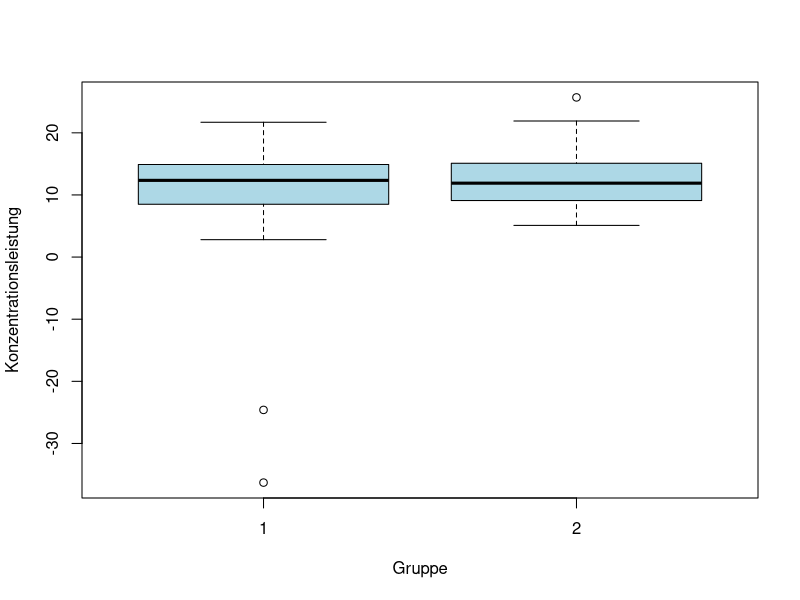
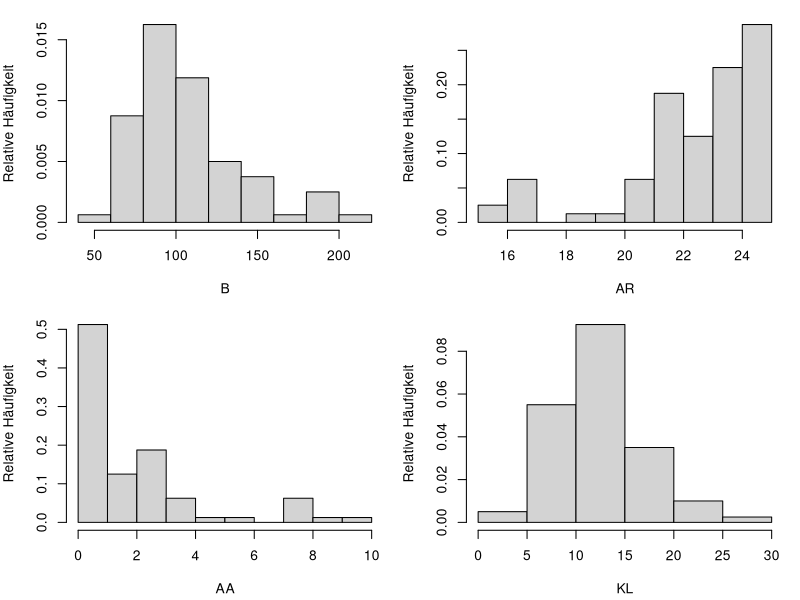
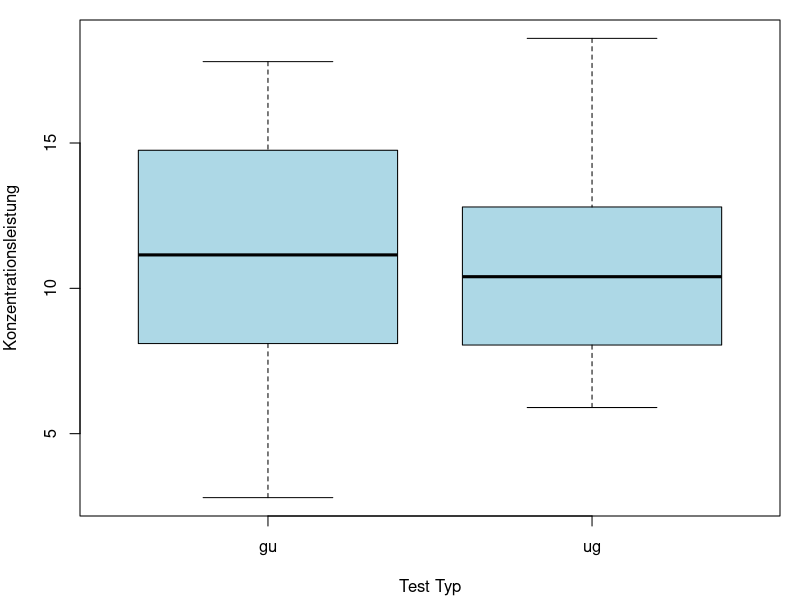
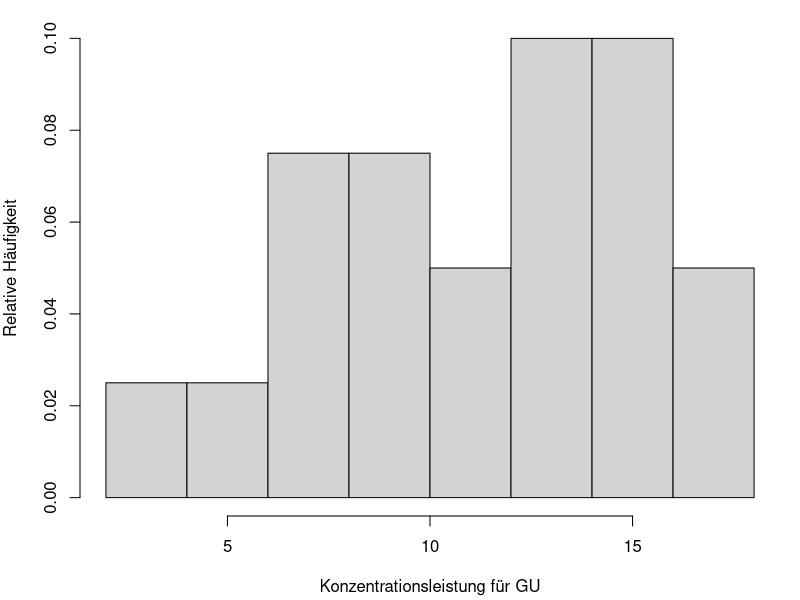
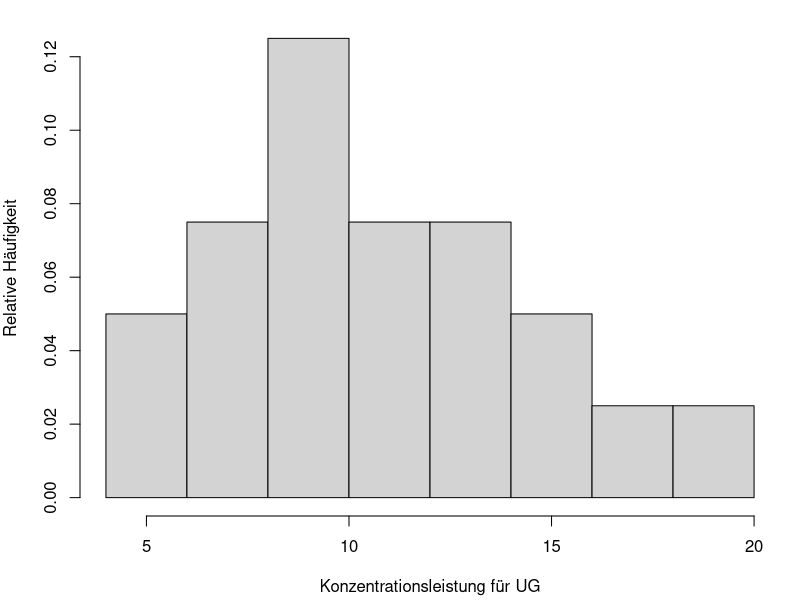
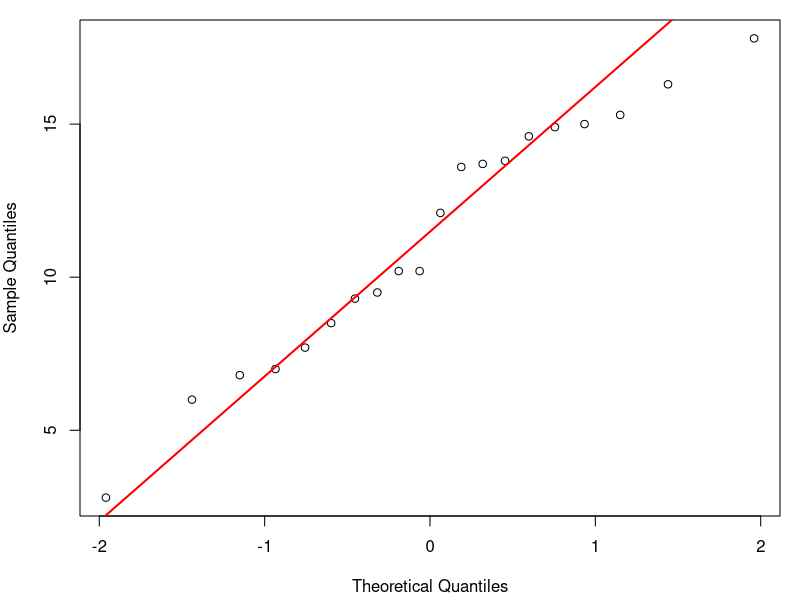
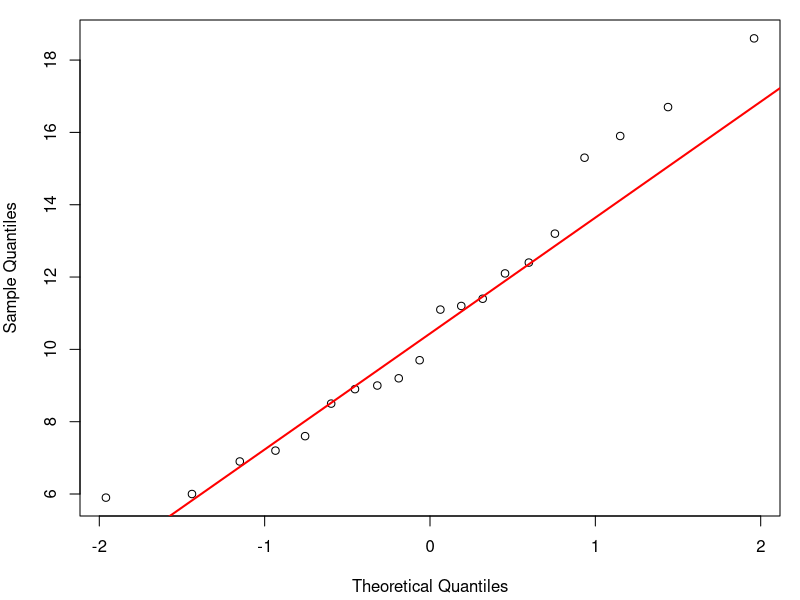
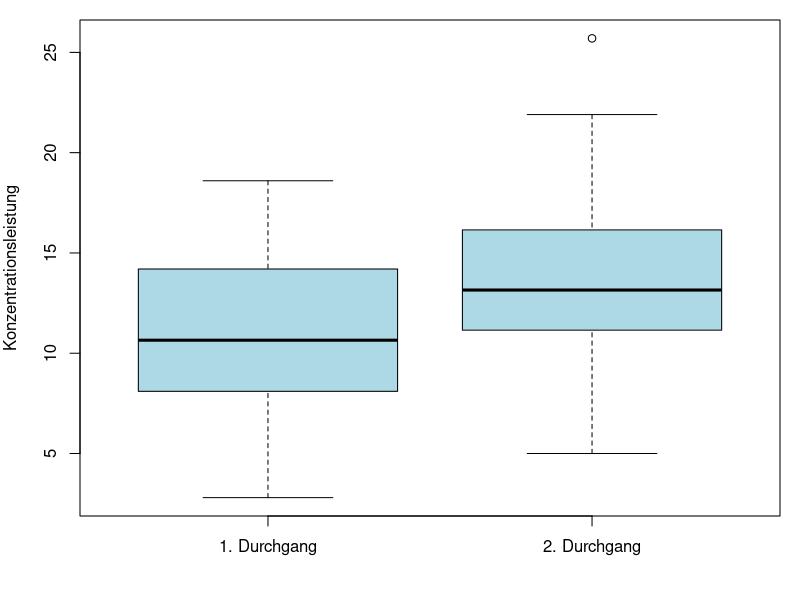

These figures' R source, in order:
library(car)

df <- read.table("Konzentrationsdaten.txt", header=TRUE)
head(df)
dim(df)

# Überprüfung auf NA-Werte
sum(is.na(df)) # 0

# Betrachtung der Verteilung der KL nach Gruppe
boxplot(df$KL ~ df$gruppe, col = "lightblue",
        xlab = "Gruppe", ylab = "Konzentrationsleistung")
# Häufigkeitsverteilung der AF
table(df$AF)

# Entfernen der Zeile mit Extremwerten:
df <- df[df$id != "14",]

attach(df)
# Betrachtung der Verteilung der Daten nach Entfernung der Extremwerten
# Histogramme von der Bearbeitungszeit, Anzahl richtiger Zeichen, 
# Anzahl ausgelassener (richtiger) Zeichen, Konzentrationsleistung
par(mar = c(4.2, 4, 1, 1), mfrow = c(2, 2)) 
hist(B, main = "", ylab = "Relative Häufigkeit", probability = TRUE) 
hist(AR, main = "", ylab = "Relative Häufigkeit", probability = TRUE) 
hist(AA, main = "", ylab = "Relative Häufigkeit", probability = TRUE) 
hist(KL, main = "", ylab = "Relative Häufigkeit", probability = TRUE)

par(mfrow = c(1, 1)) 

# Umwandlung der Variablen in Faktoren:
gruppe <- as.factor(gruppe) 
id <- as.factor(id)
durchgang <- as.factor(durchgang)
test_typ <- as.factor(test_typ)

detach(df)

# AUFGABE 1
# Zwei unverbundene Stichproben

df_durchgang1 <- subset(df, durchgang == 1)
durchgang1_gu_kl <- df_durchgang1[df_durchgang1$test_typ == "gu", ]$KL
durchgang1_ug_kl <- df_durchgang1[df_durchgang1$test_typ == "ug", ]$KL

# Vergleich der Konzentrationsleistung zwischen GU- und UG-Test im ersten Durchgang
boxplot(df_durchgang1$KL ~ df_durchgang1$test_typ, col = "lightblue",
        xlab = "Test Typ", ylab = "Konzentrationsleistung")

# Verteilung der Konzentrationsleistung für GU im ersten Durchgang
hist(durchgang1_gu_kl, xlab = "Konzentrationsleistung für GU",
     ylab = "Relative Häufigkeit", probability = TRUE, main = "")

# Verteilung der Konzentrationsleistung für UG im ersten Durchgang
hist(durchgang1_ug_kl, xlab = "Konzentrationsleistung für UG",
     ylab = "Relative Häufigkeit", probability = TRUE, main = "")

# Rechne Kolmogorov-Smirnov-Test auf Normalverteilung
# GU Test:
mu <- mean(durchgang1_gu_kl) # 11.255
sigma2 <- var(durchgang1_gu_kl) # 16.22261
ks.test(durchgang1_gu_kl, y="pnorm", mean=mu, sd=sqrt(sigma2))
# p-value = 0.6115

# UG Test:
mu <- mean(durchgang1_ug_kl) # 10.84
sigma2 <- var(durchgang1_ug_kl) # 13.36147
ks.test(durchgang1_ug_kl, y="pnorm", mean=mu, sd=sqrt(sigma2))
# p-value = 0.8863

# Wir verwerfen die H0 bei beiden Testen nicht, dass die Daten aus einer 
# N(mu, sqrt(sigma2))-Verteilung stammen -> nichts spricht dagegen, 
# dass die Daten normalverteilt sind

# Zusätzlich erstellen wir das QQ-Plot, um visuell die NV-Annahme zu überprüfen:
# QQ-Plot zur Überprüfung der Normalverteilung der Konzentrationsleistung (KL) (GU-Test)
qqnorm(durchgang1_gu_kl, main = "")
qqline(durchgang1_gu_kl, col = "red", lwd = 2)

# QQ-Plot zur Überprüfung der Normalverteilung der Konzentrationsleistung (KL) (UG-Test)
qqnorm(durchgang1_ug_kl, main = "")
qqline(durchgang1_ug_kl, col = "red", lwd = 2)
# Die Q-Q Plots zeigen, dass die Daten für beide Testgruppen (GU und UG) 
# annähernd normalverteilt sind. Die Anzahl an Beobachtungen ist aber niedrig. 

# Zusätzlich: Shapiro-Wilk-Normalitätstest verwirft die H0 auch nicht:
shapiro.test(durchgang1_gu_kl) # p-value = 0.5617
shapiro.test(durchgang1_ug_kl) # p-value = 0.3286

var.test(durchgang1_gu_kl, durchgang1_ug_kl) 
# p-value = 0.6767 => die Varianzen sind nicht signifikant unterschiedlich

# Verwenden wir den t-Test zur Überprüfung der Unterschiede 
# in Konzentrationsscores zwischen GU und UG Test:
t.test(durchgang1_gu_kl, durchgang1_ug_kl)
# oder alternativ: t.test(KL ~ gruppe, data = df_durchgang1)
# p-value = 0.7348 => die Unterschiede sind nicht signifikant!


# AUFGABE 2
# Zwei verbundene Stichproben

# a) Verbesserung des Konzentrationsscores durch Wiederholungseffekt
durchgang1_kl <- df[df$durchgang == "1", ]$KL
durchgang2_kl <- df[df$durchgang == "2", ]$KL

# Verbesserung des Konzentrationsscores durch Wiederholungseffekt
boxplot(durchgang1_kl,
        durchgang2_kl,
        names = c("1. Durchgang", "2. Durchgang"),
        ylab = "Konzentrationsleistung",
        xlab = "", horizontal = FALSE, col = "lightblue")

par(mfrow = c(1, 2)) 

# Verteilung des Konzentrationsscores im 1. Durchgang
hist(durchgang1_kl, xlab = "KL für 1. Durchgang", 
     ylab = "Relative Häufigkeit", probability = TRUE, main = "")
lines(density(durchgang1_kl), col = "blue", lwd = 2)
abline(v = median(durchgang1_kl), col = "red", lwd = 2, lty = 2)
legend("topright", legend = c("Dichte", "Median"), 
       col = c("blue", "red"), lwd = 2, lty = c(1, 2), bty = "n")

# Verteilung des Konzentrationsscores im 2. Durchgang
hist(durchgang2_kl, xlab = "KL für 2. Durchgang", 
     ylab = "Relative Häufigkeit", probability = TRUE, main = "", breaks = 9)
lines(density(durchgang2_kl), col = "blue", lwd = 2)
abline(v = median(durchgang2_kl), col = "red", lwd = 2, lty = 2)
legend("topright", legend = c("Dichte", "Median"), 
       col = c("blue", "red"), lwd = 2, lty = c(1, 2), bty = "n")
par(mfrow = c(1, 1)) 

differences <- durchgang2_kl - durchgang1_kl

mu <- mean(differences) # 2.7125
sigma2 <- var(differences) # 10.26369

ks.test(differences, y="pnorm", mean=mu, sd=sqrt(sigma2)) 
# p-value = 0.676 => wir können die H0 beibehalten

# Zusätlich:
shapiro.test(differences) # p-value = 0.1214 => H0 wird beibehalten

# QQ-Plot der Differenzen im Konzentrationsscore
qqnorm(differences, main="")
qqline(differences, col = "red", lwd = 2)
# Differenzen sind normalverteilt => wir können t-test verwenden

# t.test(zweiter_durchgang_kl, erster_durchgang_kl, paired = TRUE, alternative = "greater")
t.test(differences, alternative = "greater")
# p-value = 2.033e-06, wir lehnen H0 ab => entscheiden für H1 (2. Durchgang > 1. Durchgang)
# => die Konzentrationsscore verbessert sich durch einen Wiederholungseffekt

# b) Verbesserung der Bearbeitungszeit durch Wiederholungseffekt
durchgang1_zeit <- df[df$durchgang == "1", ]$B
durchgang2_zeit <- df[df$durchgang == "2", ]$B

# Verbesserung des Bearbeitungszeit durch Wiederholungseffekt
boxplot(durchgang1_zeit,
        durchgang2_zeit,
        names = c("1. Durchgang", "2. Durchgang"),
        ylab = "Bearbeitungzeit",
        xlab = "", horizontal = FALSE, col = "lightblue")

par(mfrow = c(1, 2)) 
# Verteilung des Bearbeitungszeit im 1. Durchgang
hist(durchgang1_zeit, xlab = "Bearbeitungszeit für 1. Durchgang", 
     ylab = "Relative Häufigkeit", probability = TRUE, 
     main = "")
lines(density(durchgang1_zeit), col = "blue", lwd = 2)
abline(v = median(durchgang1_zeit), col = "red", lwd = 2, lty = 2)
legend("topright", legend = c("Dichte", "Median"), 
       col = c("blue", "red"), lwd = 2, lty = c(1, 2), bty = "n")

# Verteilung des Bearbeitungszeit im 2. Durchgang
hist(durchgang2_zeit, xlab = "Bearbeitungszeit für 2. Durchgang", 
     ylab = "Relative Häufigkeit", probability = TRUE, 
     main = "")
lines(density(durchgang2_zeit), col = "blue", lwd = 2)
abline(v = median(durchgang2_zeit), col = "red", lwd = 2, lty = 2)
legend("topright", legend = c("Dichte", "Median"), 
       col = c("blue", "red"), lwd = 2, lty = c(1, 2), bty = "n")
par(mfrow = c(1, 1)) 

differences <- durchgang2_zeit - durchgang1_zeit

mu <- mean(differences) # -16.8175
sigma2 <- var(differences) # 635.8917

ks.test(differences, y="pnorm", mean=mu, sd=sqrt(sigma2))
# p-value = 0.4376 => wir lehnen H0 nicht ab

# Zusätlich:
shapiro.test(differences) # p-value = 0.1187=> H0 wird beibehalten

# QQ-Plot der Differenzen im Bearbeitungszeit
qqnorm(differences, main="")
qqline(differences, col = "red", lwd = 2)
# Differenzen sind normalverteilt => wir können t-test verwenden

# t.test(durchgang2_zeit, durchgang1_zeit, paired = TRUE, alternative = "less")
t.test(differences, alternative = "less")
# p-value = 7.098e-05 => wie lehnen H0 ab => die Bearbeitungszeit hat sich verbessert 


# AUFGABE 3
# Ist eine potentielle Verbesserung des Konzentrationsscores durch Wiederholung 
# größer, wenn exakt der gleiche Test wiederholt wird (Gruppe 1) im Vergleich 
# dazu, dass von UG auf GU gewechselt wird (Gruppe 2)?

# Gruppe 1:
gruppe1_durchgang1_kl <- df[df$gruppe == "1" & df$durchgang == "1", ]$KL
gruppe1_durchgang2_kl <- df[df$gruppe == "1" & df$durchgang == "2", ]$KL

differences1 <- gruppe1_durchgang2_kl - gruppe1_durchgang1_kl

mu <- mean(differences1) # 2.31
sigma2 <- var(differences1) # 9.942

ks.test(differences1, y="pnorm", mean=mu, sd=sqrt(sigma2))
# p-value = 0.9548 => wir lehnen H0 nicht ab

# Zusätlich:
shapiro.test(differences1) # p-value = 0.2586 => H0 wird beibehalten

# QQ-Plot der Differenzen in Konzentrationsscores für die 1. Gruppe
qqnorm(differences1, main="")
qqline(differences1, col = "red", lwd = 2)
# Differenzen sind normalverteilt => wir können t-test verwenden

t.test(gruppe1_durchgang2_kl, gruppe1_durchgang1_kl, paired = TRUE, alternative = "greater")
t.test(differences1, alternative = "greater")
# p-value = 0.001986 => die Differenzen sind signifikant, KL verbessert sich

# Gruppe 2:
gruppe2_durchgang1_kl <- df[df$gruppe == "2" & df$durchgang == "1", ]$KL
gruppe2_durchgang2_kl <- df[df$gruppe == "2" & df$durchgang == "2", ]$KL

differences2 <- gruppe2_durchgang2_kl - gruppe2_durchgang1_kl

mu <- mean(differences2) # 3.115
sigma2 <- var(differences2) # 10.7845

ks.test(differences2, y="pnorm", mean=mu, sd=sqrt(sigma2))
# p-value = 0.9467 => wir lehnen H0 nicht ab

# Zusätlich:
shapiro.test(differences2) # p-value = 0.6598 => H0 wird beibehalten

# QQ-Plot der Differenzen in Konzentrationsscores für die 2. Gruppe
qqnorm(differences2, main="")
qqline(differences2, col = "red", lwd = 2)
# Differenzen sind normalverteilt => wir können t-test verwenden

t.test(gruppe2_durchgang2_kl, gruppe2_durchgang1_kl, paired = TRUE, alternative = "greater")
t.test(differences2, alternative = "greater")
# p-value = 0.0002205 => die Differenzen sind signifikant, KL verbessert sich

var.test(differences1, differences2) 
# p-value = 0.8611 => die Varianzen sind nicht signifikant unterschiedlich

t.test(differences1, differences2, alternative = "greater")
# p-value = 0.783
# Ja, die Verbesserung des Konzentrationsscores ist größer, wenn derselbe Test 
# wiederholt wird (Gruppe 1) im Vergleich zum Wechsel von UG zu GU (Gruppe 2)